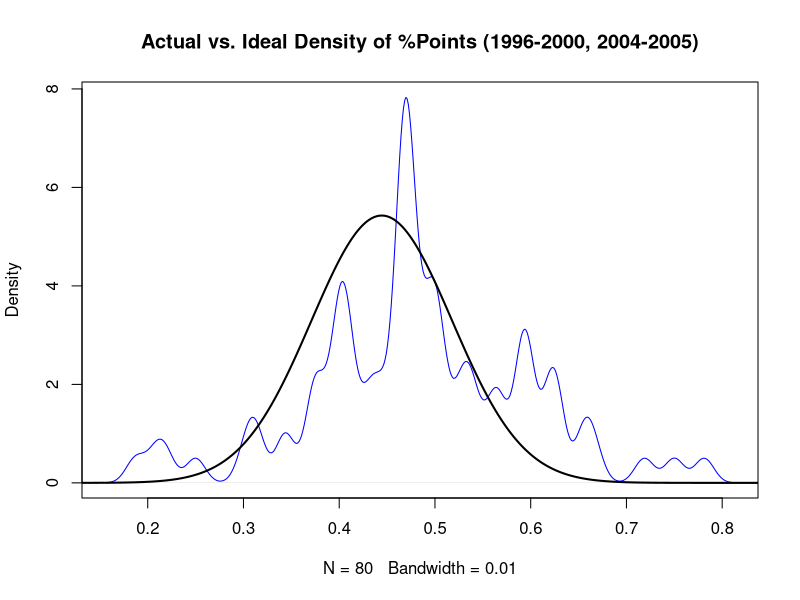
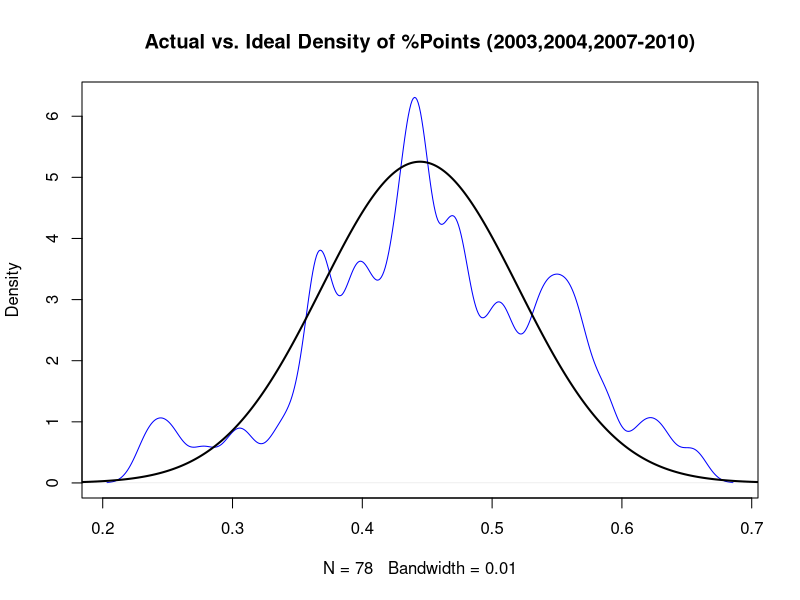
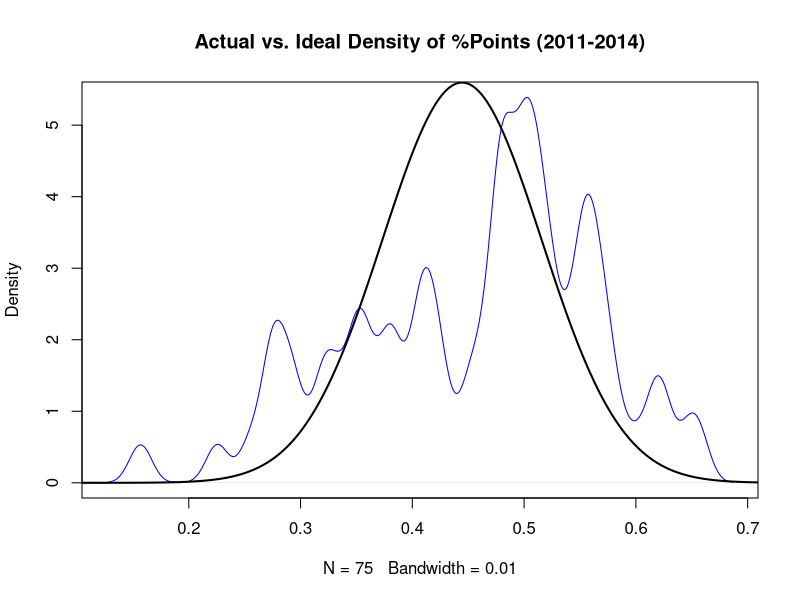

Recreate these plots in R, in order.
######################################
#data obtained from mlssoccer.com    # 
#plots %points earned for all        #
#team-seasons with the same #of games#
#and compares to ideal distribution  #
#                                    #
#written by Craig Kerr               #
#cakerr@cpp.edu                      #
#updated 3.12.16                     #
######################################

#change the working directory to wherever you put mls standings 1996-2013.csv
setwd("~/Desktop/Econ/Cal Poly/MLS/blog")
data<-read.csv("mls standings 1996-2013.csv")

#subset gp=32
data_gp32<-subset(data,year==2005 | year==2006 | year<=2000)

x   <- seq(0,1,length=1000)
y   <- dnorm(x,mean=(4/9), sd=sqrt(14/(81*32)))

#use hypothetical pct b/c shootout era included
plot(density(data_gp32$hypothetical_pct, bw=.01),col="blue",
     main="Actual vs. Ideal Density of %Points (1996-2000, 2004-2005)")
lines(x,y, type="l", lwd=2)

#kolmogorov-smirnov test that dist are diff
ks.test(data_gp32$hypothetical_pct,"pnorm",mean=4/9,sd=sqrt(14/(81*32)))

#subset 2003,2004, 2007-2010 all gp=30
data_gp30<-subset(data,year==2003 | year==2004 | year>=2007 & year<=2010)

x   <- seq(0,1,length=1000)
y   <- dnorm(x,mean=(4/9), sd=sqrt(14/(81*30)))


plot(density(data_gp30$pct, bw=.01),col="blue",
     main="Actual vs. Ideal Density of %Points (2003,2004,2007-2010)")
lines(x,y, type="l", lwd=2)

#kolmogorov-smirnov test that dist are diff
ks.test(data_gp30$pct,"pnorm",mean=4/9,sd=sqrt(14/(81*30)))


#subset 2011-2014 all gp=34
data_gp34<-subset(data,year>2010)

x   <- seq(0,1,length=1000)
y   <- dnorm(x,mean=(4/9), sd=sqrt(14/(81*34)))


plot(density(data_gp34$pct, bw=.01),col="blue",
     main="Actual vs. Ideal Density of %Points (2011-2014)")
lines(x,y, type="l", lwd=2)

#kolmogorov-smirnov test that dist are diff
ks.test(data_gp34$pct,"pnorm",mean=4/9,sd=sqrt(14/(81*34)))

